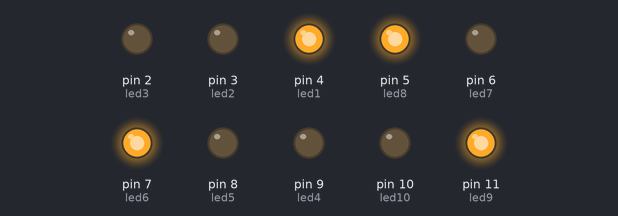
This sketch was run on a simulated Arduino Uno, built with avr-gcc and run on an emulated ATmega328P. On the bench: output pins drawn as LEDs (lit = HIGH).

Above: at 1.5 s.
At 4.5 s:
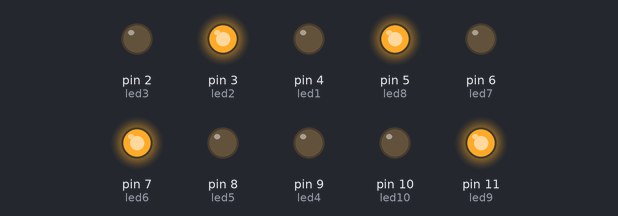
At 9.5 s:
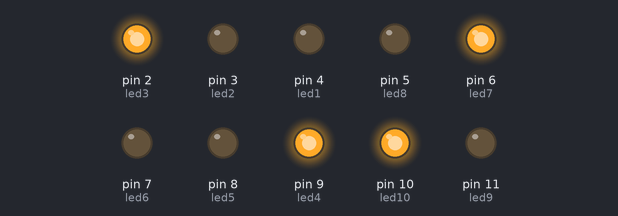
At 12.5 s:
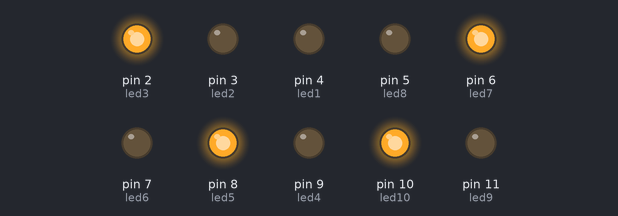
At 15.0 s:
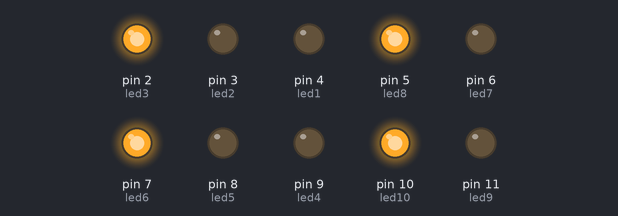
Timing chart, 0 to 18.4 s (numbered marks = the images above):
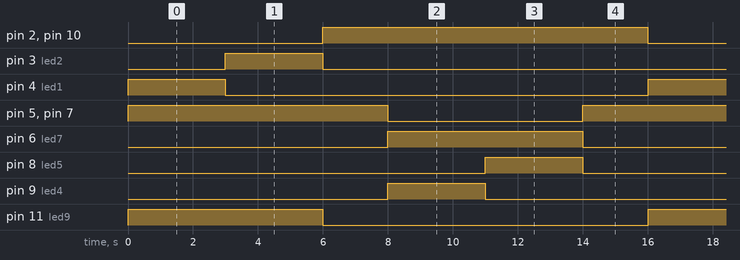

Measured:
- by itself, pin 2 (led3), pin 10 (led10): alternates HIGH for 10.0 s and LOW for 6.0 s
- by itself, pin 3 (led2), pin 4 (led1), pin 8 (led5), pin 9 (led4): alternates HIGH for 3.0 s and LOW for 13.0 s
- by itself, pin 5 (led8), pin 7 (led6): goes HIGH 8.0 s, LOW 6.0 s, HIGH 10.0 s, LOW 6.0 s, then HIGH
- by itself, pin 6 (led7), pin 11 (led9): alternates HIGH for 6.0 s and LOW for 10.0 s

The sketch:

codigo.ino
```cpp
const int led1 = 4; //verde 1
const int led2 = 3;//amarelo 1
const int led3 = 2;//vermelho 1
const int led4 = 9;//verde 2
const int led5 = 8;//amarelo 2
const int led6 = 7;//vermelho 2
const int led7 = 6;//verde 3
const int led8 = 5;//vermelho 3
const int led9 = 11;//verde 4
const int led10 = 10;//vermelho 4

void setup()
{
    pinMode(led1, OUTPUT); //verde 1
    pinMode(led2, OUTPUT); //amarelo 1
    pinMode(led3, OUTPUT); //vermelho 1
    pinMode(led4, OUTPUT); //verde 2
    pinMode(led5, OUTPUT); //amarelo 2
    pinMode(led6, OUTPUT); //vermelho 2
    pinMode(led7, OUTPUT); //verde 3
    pinMode(led8, OUTPUT); //vermelho 3
    pinMode(led9, OUTPUT); //verde 4
    pinMode(led10, OUTPUT); //vermelho 4

}

void loop()
{
  // verde, vermelho, vermelho e Verde (3s)
   digitalWrite (led1, HIGH);//verde 1
   digitalWrite (led6, HIGH); //vermelho 2
   digitalWrite (led8, HIGH); //vermelho 3
   digitalWrite (led9, HIGH); //verde 4
   delay(3000);
  //amarelo, vermelho, vermelho e Verde (3s)
   digitalWrite (led1, LOW);//verde 1
   digitalWrite (led2, HIGH); //amarelo 1 ligado
   digitalWrite (led6, HIGH); //vermelho 2 ligado
   digitalWrite (led8, HIGH); //vermelho 3
   digitalWrite (led9, HIGH); //verde 4
   delay(3000);
   digitalWrite (led2, LOW); //amarelo 1
   digitalWrite (led9, LOW); //verde 4
   digitalWrite (led3, HIGH); // vermelho 1
   digitalWrite (led10, HIGH); // vermelho 4
   delay(2000);
   digitalWrite (led6, LOW); //vermelho 2
   digitalWrite (led8, LOW); //vermelho 3
   digitalWrite (led3, LOW); // vermelho 1
   digitalWrite (led10, LOW); // vermelho 4
   digitalWrite (led7, HIGH); //verde 3
   digitalWrite (led3, HIGH); //vermelho 1
   digitalWrite (led4, HIGH); //verde 2
   digitalWrite (led10, HIGH); //vermelho 4
   delay(3000);
   digitalWrite (led3, HIGH); //vermelho 1
   digitalWrite (led4, LOW); //verde 2
   digitalWrite (led5, HIGH); //amarelo 2
   digitalWrite (led7, HIGH); //verde 3
   digitalWrite (led10, HIGH); //vermelho 4
   delay(3000);
   digitalWrite (led3, HIGH); //vermelho 1
   digitalWrite (led5, LOW); //amarelo 2
   digitalWrite (led6, HIGH); //vermelho 2
   digitalWrite (led7, LOW); //verde 3
   digitalWrite (led8, HIGH); //vermelho 3
   digitalWrite (led10, HIGH); //vermelho 4
   delay(2000);
    digitalWrite (led3, LOW); //vermelho 1
   digitalWrite (led6, LOW); //vermelho 2
   digitalWrite (led8, LOW); //vermelho 3
   digitalWrite (led10, LOW); //vermelho 4
   delay(3);
//
//

}
```
